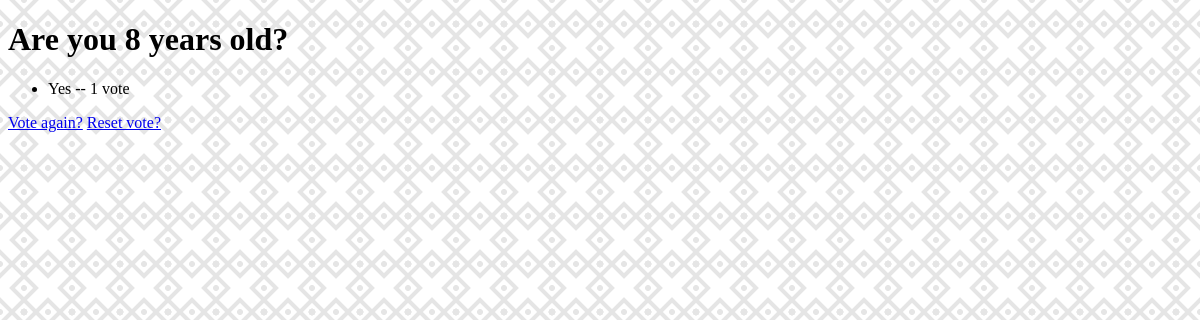
Before: /polls/18/results/ (signed in) with the older database file.
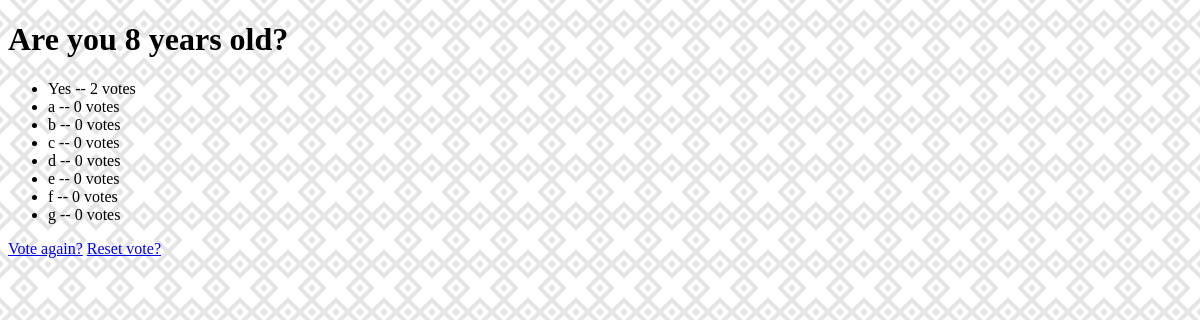
After: the same page with the newer database file.
### polls/models.py (models this page shows, shortened)
class Question(models.Model):
    question_text = models.CharField(max_length=200)
    pub_date = models.DateTimeField("date published", auto_now_add=True)
    image = models.ImageField(upload_to='questions/', default=None, null=True)

class Choice(models.Model):
    question = models.ForeignKey(Question, on_delete=models.CASCADE)
    choice_text = models.CharField(max_length=200)
    votes = models.IntegerField(default=0)

### polls/views.py (the view)
# urls.py: path("<int:pk>/results/", views.ResultsView.as_view(), name="results"),
class ResultsView(LoginRequiredMixin, generic.DetailView):
    login_url = "/polls"
    model = Question
    template_name = "polls/results.html"

### polls/templates/polls/results.html (shortened to what this page needs)
{% extends 'base.html' %}
{% load static %}
{% block page_links %}
    <link rel="stylesheet" href="{% static 'polls/style.css' %}">
{% endblock %}
{% block page_body %}
    <h1>{{ question.question_text }}</h1>
    <ul>
    {% for choice in question.choice_set.all %}
        <li>{{ choice.choice_text }} -- {{ choice.votes }} vote{{ choice.votes|pluralize }}</li>
    {% endfor %}
    </ul>
    <a href="{% url 'polls:detail' question.id %}">Vote again?</a>
    <a href="{% url 'polls:vote_reset' question.id %}">Reset vote?</a>
{% endblock %}

### templates/base.html (shortened to what this page needs)
{% load static %}
<!DOCTYPE html>
<html lang="en">
<head>
    <link rel="stylesheet" href="{% static '/css/base.css' %}">
    {% block page_links %} {% endblock %}
</head>
<body>
    {% block page_body %} Empty body {% endblock %}
</body>
</html>

### polls/static/polls/style.css (style rules this page uses)
body { background: linear-gradient(45deg,transparent 34%, #e5e5e5 35%, #e5e5e5 40%, transparent 41%, transparent 59%, #e5e5e5 60%, #e5e5e5 65%, transparent 66%),linear-gradient(135deg,transparent 34%, #e5e5e5 35%, #e5e5e5 40%, transparent 41%, transparent 59%, #e5e5e5 60%, #e5e5e5 65%, transparent 66%), radial-gradient(#e5e5e5 10%, transparent 11%), radial-gradient(circle at left,#e5e5e5 5%, transparent 6%), radial-gradient(circle at right,#e5e5e5 5%, transparent 6%), radial-gradient(circle at top,#e5e5e5 5%, transparent 6%), radial-gradient(circle at bottom,#e5e5e5 5%, transparent 6%); background-size: 3em 3em; background-color: #ffffff; opacity: 1 }

Changed rows visible on the page:
changed Choice "Yes": votes "1" → "2"
added Choice: choice_text "a", votes "0"
added Choice: choice_text "b", votes "0"
added Choice: choice_text "c", votes "0"
added Choice: choice_text "d", votes "0"
added Choice: choice_text "e", votes "0"
added Choice: choice_text "f", votes "0"
added Choice: choice_text "g", votes "0"
